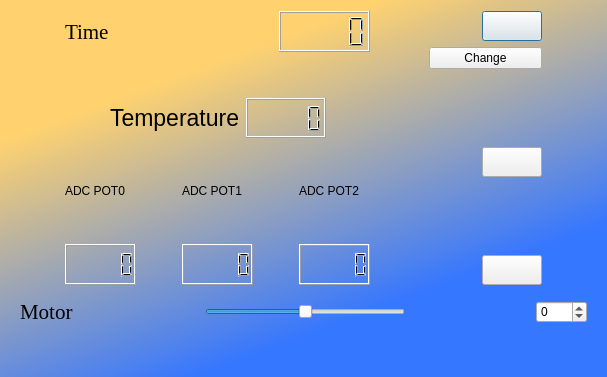
<?xml version="1.0" encoding="UTF-8"?>
<ui version="4.0">
 <class>MainDialog</class>
 <widget class="QDialog" name="MainDialog">
  <property name="geometry">
   <rect>
    <x>0</x>
    <y>0</y>
    <width>607</width>
    <height>377</height>
   </rect>
  </property>
  <property name="windowTitle">
   <string>Dialog</string>
  </property>
  <property name="styleSheet">
   <string notr="true">QDialog{
	background:qlineargradient(spread:pad,x1:0.4,y1:0,x2:1,y2:1,stop:0.1 #FFD26F,stop:0.7 #3677FF)
}

</string>
  </property>
  <layout class="QVBoxLayout" name="verticalLayout_6">
   <item>
    <layout class="QHBoxLayout" name="horizontalLayout_8">
     <item>
      <spacer name="horizontalSpacer_10">
       <property name="orientation">
        <enum>Qt::Horizontal</enum>
       </property>
       <property name="sizeHint" stdset="0">
        <size>
         <width>40</width>
         <height>20</height>
        </size>
       </property>
      </spacer>
     </item>
     <item>
      <layout class="QVBoxLayout" name="verticalLayout_5">
       <item>
        <layout class="QHBoxLayout" name="horizontalLayout_5">
         <item>
          <widget class="QLabel" name="label_4">
           <property name="font">
            <font>
             <family>Times New Roman</family>
             <pointsize>16</pointsize>
            </font>
           </property>
           <property name="text">
            <string>Time</string>
           </property>
          </widget>
         </item>
         <item>
          <spacer name="horizontalSpacer_6">
           <property name="orientation">
            <enum>Qt::Horizontal</enum>
           </property>
           <property name="sizeHint" stdset="0">
            <size>
             <width>40</width>
             <height>20</height>
            </size>
           </property>
          </spacer>
         </item>
         <item>
          <widget class="QLCDNumber" name="lcdNumber">
           <property name="minimumSize">
            <size>
             <width>91</width>
             <height>41</height>
            </size>
           </property>
          </widget>
         </item>
        </layout>
       </item>
       <item>
        <spacer name="verticalSpacer_9">
         <property name="orientation">
          <enum>Qt::Vertical</enum>
         </property>
         <property name="sizeHint" stdset="0">
          <size>
           <width>20</width>
           <height>40</height>
          </size>
         </property>
        </spacer>
       </item>
       <item>
        <layout class="QHBoxLayout" name="horizontalLayout_7">
         <item>
          <spacer name="horizontalSpacer_12">
           <property name="orientation">
            <enum>Qt::Horizontal</enum>
           </property>
           <property name="sizeHint" stdset="0">
            <size>
             <width>40</width>
             <height>20</height>
            </size>
           </property>
          </spacer>
         </item>
         <item>
          <widget class="QLabel" name="label_9">
           <property name="font">
            <font>
             <pointsize>17</pointsize>
            </font>
           </property>
           <property name="text">
            <string>Temperature</string>
           </property>
          </widget>
         </item>
         <item>
          <widget class="QLCDNumber" name="lcdNumber_5">
           <property name="minimumSize">
            <size>
             <width>80</width>
             <height>40</height>
            </size>
           </property>
          </widget>
         </item>
         <item>
          <spacer name="horizontalSpacer_13">
           <property name="orientation">
            <enum>Qt::Horizontal</enum>
           </property>
           <property name="sizeHint" stdset="0">
            <size>
             <width>40</width>
             <height>20</height>
            </size>
           </property>
          </spacer>
         </item>
        </layout>
       </item>
       <item>
        <spacer name="verticalSpacer_6">
         <property name="orientation">
          <enum>Qt::Vertical</enum>
         </property>
         <property name="sizeHint" stdset="0">
          <size>
           <width>20</width>
           <height>40</height>
          </size>
         </property>
        </spacer>
       </item>
       <item>
        <layout class="QHBoxLayout" name="horizontalLayout_6">
         <item>
          <layout class="QVBoxLayout" name="verticalLayout_2">
           <item>
            <widget class="QLabel" name="label_6">
             <property name="text">
              <string>ADC POT0</string>
             </property>
            </widget>
           </item>
           <item>
            <spacer name="verticalSpacer_3">
             <property name="orientation">
              <enum>Qt::Vertical</enum>
             </property>
             <property name="sizeHint" stdset="0">
              <size>
               <width>20</width>
               <height>40</height>
              </size>
             </property>
            </spacer>
           </item>
           <item>
            <widget class="QLCDNumber" name="lcdNumber_2">
             <property name="minimumSize">
              <size>
               <width>71</width>
               <height>41</height>
              </size>
             </property>
            </widget>
           </item>
          </layout>
         </item>
         <item>
          <spacer name="horizontalSpacer_7">
           <property name="orientation">
            <enum>Qt::Horizontal</enum>
           </property>
           <property name="sizeHint" stdset="0">
            <size>
             <width>40</width>
             <height>20</height>
            </size>
           </property>
          </spacer>
         </item>
         <item>
          <layout class="QVBoxLayout" name="verticalLayout_3">
           <item>
            <widget class="QLabel" name="label_7">
             <property name="text">
              <string>ADC POT1</string>
             </property>
            </widget>
           </item>
           <item>
            <spacer name="verticalSpacer_4">
             <property name="orientation">
              <enum>Qt::Vertical</enum>
             </property>
             <property name="sizeHint" stdset="0">
              <size>
               <width>20</width>
               <height>40</height>
              </size>
             </property>
            </spacer>
           </item>
           <item>
            <widget class="QLCDNumber" name="lcdNumber_3">
             <property name="minimumSize">
              <size>
               <width>71</width>
               <height>41</height>
              </size>
             </property>
            </widget>
           </item>
          </layout>
         </item>
         <item>
          <spacer name="horizontalSpacer_8">
           <property name="orientation">
            <enum>Qt::Horizontal</enum>
           </property>
           <property name="sizeHint" stdset="0">
            <size>
             <width>40</width>
             <height>20</height>
            </size>
           </property>
          </spacer>
         </item>
         <item>
          <layout class="QVBoxLayout" name="verticalLayout_4">
           <item>
            <widget class="QLabel" name="label_8">
             <property name="text">
              <string>ADC POT2</string>
             </property>
            </widget>
           </item>
           <item>
            <spacer name="verticalSpacer_5">
             <property name="orientation">
              <enum>Qt::Vertical</enum>
             </property>
             <property name="sizeHint" stdset="0">
              <size>
               <width>20</width>
               <height>40</height>
              </size>
             </property>
            </spacer>
           </item>
           <item>
            <widget class="QLCDNumber" name="lcdNumber_4">
             <property name="minimumSize">
              <size>
               <width>71</width>
               <height>41</height>
              </size>
             </property>
            </widget>
           </item>
          </layout>
         </item>
        </layout>
       </item>
      </layout>
     </item>
     <item>
      <spacer name="horizontalSpacer_9">
       <property name="orientation">
        <enum>Qt::Horizontal</enum>
       </property>
       <property name="sizeHint" stdset="0">
        <size>
         <width>40</width>
         <height>20</height>
        </size>
       </property>
      </spacer>
     </item>
     <item>
      <layout class="QVBoxLayout" name="verticalLayout">
       <item>
        <layout class="QHBoxLayout" name="horizontalLayout">
         <item>
          <widget class="QLabel" name="label">
           <property name="text">
            <string/>
           </property>
           <property name="pixmap">
            <pixmap resource="image.qrc">:/images/motor.png</pixmap>
           </property>
          </widget>
         </item>
         <item>
          <spacer name="horizontalSpacer">
           <property name="orientation">
            <enum>Qt::Horizontal</enum>
           </property>
           <property name="sizeHint" stdset="0">
            <size>
             <width>40</width>
             <height>20</height>
            </size>
           </property>
          </spacer>
         </item>
         <item>
          <widget class="QPushButton" name="pushButton">
           <property name="minimumSize">
            <size>
             <width>60</width>
             <height>30</height>
            </size>
           </property>
           <property name="text">
            <string/>
           </property>
           <property name="icon">
            <iconset resource="image.qrc">
             <normaloff>:/images/on.png</normaloff>:/images/on.png</iconset>
           </property>
          </widget>
         </item>
        </layout>
       </item>
       <item>
        <widget class="QPushButton" name="pushButton_4">
         <property name="text">
          <string>Change</string>
         </property>
         <property name="icon">
          <iconset resource="image.qrc">
           <normaloff>:/images/apply.png</normaloff>:/images/apply.png</iconset>
         </property>
        </widget>
       </item>
       <item>
        <spacer name="verticalSpacer">
         <property name="orientation">
          <enum>Qt::Vertical</enum>
         </property>
         <property name="sizeHint" stdset="0">
          <size>
           <width>20</width>
           <height>40</height>
          </size>
         </property>
        </spacer>
       </item>
       <item>
        <layout class="QHBoxLayout" name="horizontalLayout_2">
         <item>
          <widget class="QLabel" name="label_2">
           <property name="text">
            <string/>
           </property>
           <property name="pixmap">
            <pixmap resource="image.qrc">:/images/led.png</pixmap>
           </property>
          </widget>
         </item>
         <item>
          <spacer name="horizontalSpacer_2">
           <property name="orientation">
            <enum>Qt::Horizontal</enum>
           </property>
           <property name="sizeHint" stdset="0">
            <size>
             <width>13</width>
             <height>17</height>
            </size>
           </property>
          </spacer>
         </item>
         <item>
          <widget class="QPushButton" name="pushButton_2">
           <property name="minimumSize">
            <size>
             <width>60</width>
             <height>30</height>
            </size>
           </property>
           <property name="text">
            <string/>
           </property>
           <property name="icon">
            <iconset resource="image.qrc">
             <normaloff>:/images/on.png</normaloff>:/images/on.png</iconset>
           </property>
          </widget>
         </item>
        </layout>
       </item>
       <item>
        <spacer name="verticalSpacer_2">
         <property name="orientation">
          <enum>Qt::Vertical</enum>
         </property>
         <property name="sizeHint" stdset="0">
          <size>
           <width>20</width>
           <height>40</height>
          </size>
         </property>
        </spacer>
       </item>
       <item>
        <layout class="QHBoxLayout" name="horizontalLayout_3">
         <item>
          <widget class="QLabel" name="label_3">
           <property name="text">
            <string/>
           </property>
           <property name="pixmap">
            <pixmap resource="image.qrc">:/images/matrix.png</pixmap>
           </property>
           <property name="scaledContents">
            <bool>true</bool>
           </property>
          </widget>
         </item>
         <item>
          <spacer name="horizontalSpacer_3">
           <property name="orientation">
            <enum>Qt::Horizontal</enum>
           </property>
           <property name="sizeHint" stdset="0">
            <size>
             <width>13</width>
             <height>17</height>
            </size>
           </property>
          </spacer>
         </item>
         <item>
          <widget class="QPushButton" name="pushButton_3">
           <property name="minimumSize">
            <size>
             <width>60</width>
             <height>30</height>
            </size>
           </property>
           <property name="text">
            <string/>
           </property>
           <property name="icon">
            <iconset resource="image.qrc">
             <normaloff>:/images/on.png</normaloff>:/images/on.png</iconset>
           </property>
          </widget>
         </item>
        </layout>
       </item>
      </layout>
     </item>
     <item>
      <spacer name="horizontalSpacer_11">
       <property name="orientation">
        <enum>Qt::Horizontal</enum>
       </property>
       <property name="sizeHint" stdset="0">
        <size>
         <width>40</width>
         <height>20</height>
        </size>
       </property>
      </spacer>
     </item>
    </layout>
   </item>
   <item>
    <widget class="QWidget" name="widget" native="true">
     <layout class="QHBoxLayout" name="horizontalLayout_9">
      <item>
       <layout class="QHBoxLayout" name="horizontalLayout_4">
        <item>
         <widget class="QLabel" name="label_5">
          <property name="font">
           <font>
            <family>Times New Roman</family>
            <pointsize>16</pointsize>
           </font>
          </property>
          <property name="text">
           <string>Motor</string>
          </property>
         </widget>
        </item>
        <item>
         <spacer name="horizontalSpacer_5">
          <property name="orientation">
           <enum>Qt::Horizontal</enum>
          </property>
          <property name="sizeHint" stdset="0">
           <size>
            <width>40</width>
            <height>20</height>
           </size>
          </property>
         </spacer>
        </item>
        <item>
         <widget class="QSlider" name="horizontalSlider">
          <property name="enabled">
           <bool>true</bool>
          </property>
          <property name="minimumSize">
           <size>
            <width>200</width>
            <height>0</height>
           </size>
          </property>
          <property name="minimum">
           <number>-512</number>
          </property>
          <property name="maximum">
           <number>512</number>
          </property>
          <property name="orientation">
           <enum>Qt::Horizontal</enum>
          </property>
         </widget>
        </item>
        <item>
         <spacer name="horizontalSpacer_4">
          <property name="orientation">
           <enum>Qt::Horizontal</enum>
          </property>
          <property name="sizeHint" stdset="0">
           <size>
            <width>40</width>
            <height>20</height>
           </size>
          </property>
         </spacer>
        </item>
        <item>
         <widget class="QSpinBox" name="spinBox">
          <property name="minimum">
           <number>-512</number>
          </property>
          <property name="maximum">
           <number>512</number>
          </property>
         </widget>
        </item>
       </layout>
      </item>
     </layout>
    </widget>
   </item>
   <item>
    <spacer name="verticalSpacer_8">
     <property name="orientation">
      <enum>Qt::Vertical</enum>
     </property>
     <property name="sizeHint" stdset="0">
      <size>
       <width>20</width>
       <height>24</height>
      </size>
     </property>
    </spacer>
   </item>
  </layout>
 </widget>
 <resources>
  <include location="image.qrc"/>
 </resources>
 <connections>
  <connection>
   <sender>horizontalSlider</sender>
   <signal>valueChanged(int)</signal>
   <receiver>spinBox</receiver>
   <slot>setValue(int)</slot>
   <hints>
    <hint type="sourcelabel">
     <x>330</x>
     <y>374</y>
    </hint>
    <hint type="destinationlabel">
     <x>541</x>
     <y>381</y>
    </hint>
   </hints>
  </connection>
  <connection>
   <sender>spinBox</sender>
   <signal>valueChanged(int)</signal>
   <receiver>horizontalSlider</receiver>
   <slot>setValue(int)</slot>
   <hints>
    <hint type="sourcelabel">
     <x>539</x>
     <y>368</y>
    </hint>
    <hint type="destinationlabel">
     <x>371</x>
     <y>372</y>
    </hint>
   </hints>
  </connection>
 </connections>
</ui>
